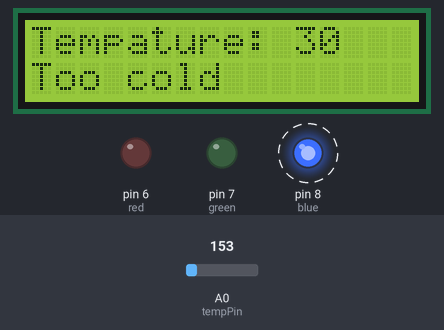
The sketch below on a simulated Arduino Uno, built with avr-gcc and run on an emulated ATmega328P. Parts: 16×2 character LCD, output pins drawn as LEDs (lit = HIGH). Dashed ring = blinking. The test bench sets the inputs (shaded band); at power-on: A0 (tempPin) = 153. What the sketch prints to the serial monitor is not drawn.

Above: at 1.2 s.
1.3 s: A0 (tempPin) set to 203
At 2.7 s:
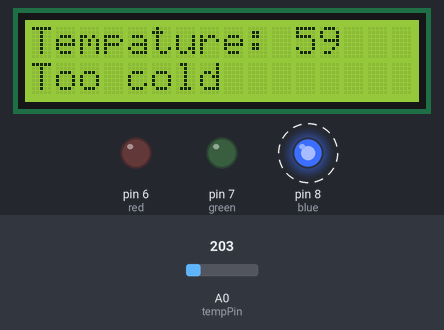
5.4 s: A0 (tempPin) set to 230
At 7.0 s:
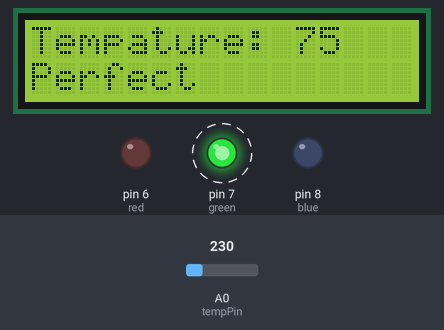
9.5 s: A0 (tempPin) set to 221
At 11.2 s:
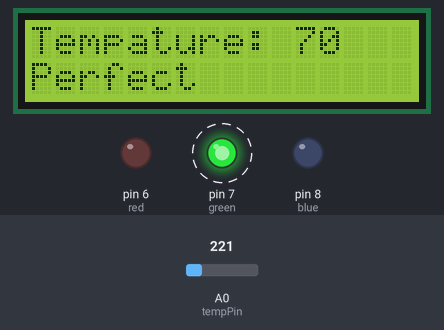
Timing chart, 0 to 18.9 s (numbered marks = the images above; inputs shaded):
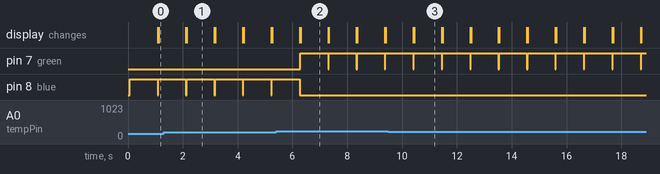

The sketch:

LCDModificationLab.ino
```cpp
/*
Name: Jack Bergin
Date: 2/23/19
Class: Electrical Engineering (H)
Lab: LCD Modification Lab
Description: With this modification the tempature in fahrenheit will be displayed
on the LCD. The LEDs according with a tempature range will be turned on; blue = cold,
green = perfect, red = hot.
*/

//****************************
//LCD constants and Libraries:

// Load the LiquidCrystal library, which will give us
// commands to interface to the LCD:
#include <LiquidCrystal.h>
// We initialize the library with the pins we're using.
// (Note that you can use different pins if needed.)
LiquidCrystal lcd(12,11,5,4,3,2);

//**********************
//Temp sensor constants:

//analog input pin constant
const int tempPin = 0;
//raw reading variable
int tempVal;
//voltage variable
float volts;
//final temperature variables
float tempC;
float tempF1;

//****************
//Light Constants:

int blue = 8;
int green = 7;
int red = 6;

void setup()
{
   //Set up for the LEDs
   pinMode(blue, OUTPUT);
   pinMode(green, OUTPUT);
   pinMode(red, OUTPUT);

   //Sets up the LCD for work
   lcd.begin(16, 2);

   // start the serial port at 9600 baud
   Serial.begin(9600);
}

void loop()
{
   //read the temp sensor and store it in tempVal
   tempVal = analogRead(tempPin);
   //converting that reading to voltage by multiplying the reading by 3.3V (voltage of     //the 101 board)
   volts = tempVal * 3.3;
   volts /= 1023.0;
   //calculate temperature celsius from voltage
   //equation found on the sensor spec.
   tempC = (volts - 0.5) * 100 ;

   // print the celcius temperature over the serial port
   Serial.print("Degrees C: ");
   Serial.println(tempC);

   // Convert from celcius to fahrenheit
   tempF1 = (tempC * 9.0 / 5.0) + 32.0;
   //print the fahrenheit temperature over the serial port
   Serial.print("Degrees F: ");
   Serial.println(tempF1);

   //Conversion over from float to int
   int tempF = tempF1;

   //Prints out the LCD fahrenheit temp
   Serial.print("LCD Temp: ");
   Serial.println(tempF);

   //Prints out the tempature on the first line of the LCD
   lcd.print("Tempature: ");
   lcd.print(tempF);
   //Temp rounds up for rounded comparisons
   tempF = round(tempF);

   //Sets LCD message to the next row
   lcd.setCursor(0,1);

   //Prints out message before serial return in the if statements:
   Serial.print("The tempature is: ");
   //Compares tempF between a range of -infinity to 64 degrees
   if(tempF <= 64)
   {
      //Puts on the blue led
      digitalWrite(blue, HIGH);
      //Prints out message on lcd
      lcd.print("Too cold");

      //Serial print out message
      Serial.println("Too cold");
   }
   //Compares tempF between a range of 65-75 degrees
   if (65 <= tempF && tempF <= 75)
   {
      //Puts on the green led
      digitalWrite(green, HIGH);
      //Prints out message on lcd
      lcd.print("Perfect");

      //Serial print out message
      Serial.println("Perfect!");
   }

   //Compares tempF between a range of 76-infinity degrees
   if (76 <= tempF)
   {
      //Puts on the red led
      digitalWrite(red, HIGH);
      //Prints out message on lcd
      lcd.print("Too hot");

      //Serial print out message
      Serial.println("Too hot");
   }

   //wait a bit before taking another reading
   delay(1000);

   //Resets LCD for next loop iteration
   lcd.clear();

   //LED reset for the next loop iteration:
   digitalWrite(blue, LOW);
   digitalWrite(green, LOW);
   digitalWrite(red, LOW);

   //Seperates new loop
   Serial.println("******************");
}
```

Measured:
- the behaviour switches between 211 and 212 on A0 (tempPin) (found by bisection; images 1 and 2)
- after the input at 1.3 s, the display: first differs from a run without the input after 0.85 s (image 1)
- after the input at 5.4 s, pin 7 (green): alternates HIGH for 1.0 s and LOW for 0.02 s, starting after 0.89 s; pin 8 (blue): goes on until 6.3 s, then stays LOW; the display: first differs from a run without the input after 0.90 s (image 2)
- after the input at 9.5 s, the display: first differs from a run without the input after 0.94 s (image 3)
- by itself, pin 8 (blue): alternates HIGH for 1.0 s and LOW for 0.02 s
- what the display in image 1 shows lasts 1.1 s, from 2.1 s to 3.2 s
